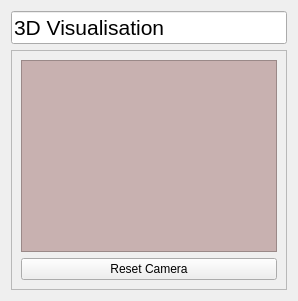
                     <widget class="QWidget" name="page_2">
                      <layout class="QGridLayout" name="gridLayout_142">
                       <item row="0" column="0">
                        <widget class="QLineEdit" name="lineEdit_vis3D">
                         <property name="font">
                          <font>
                           <pointsize>16</pointsize>
                           <bold>false</bold>
                          </font>
                         </property>
                         <property name="text">
                          <string>3D Visualisation</string>
                         </property>
                         <property name="readOnly">
                          <bool>true</bool>
                         </property>
                        </widget>
                       </item>
                       <item row="1" column="0">
                        <widget class="QFrame" name="frame_vis3D">
                         <property name="minimumSize">
                          <size>
                           <width>0</width>
                           <height>0</height>
                          </size>
                         </property>
                         <property name="frameShape">
                          <enum>QFrame::StyledPanel</enum>
                         </property>
                         <property name="frameShadow">
                          <enum>QFrame::Raised</enum>
                         </property>
                         <layout class="QGridLayout" name="gridLayout_81">
                          <item row="0" column="0">
                           <widget class="QVTKRenderWindowInteractor" name="vtkWidget_data_seg3D">
                            <property name="styleSheet">
                             <string notr="true">background-color: rgb(200, 177, 176);</string>
                            </property>
                           </widget>
                          </item>
                          <item row="1" column="0">
                           <widget class="QPushButton" name="pushButton_seg3D">
                            <property name="toolTip">
                             <string>Reset the 3D camera view</string>
                            </property>
                            <property name="text">
                             <string>Reset Camera</string>
                            </property>
                           </widget>
                          </item>
                         </layout>
                        </widget>
                       </item>
                      </layout>
                     </widget>
